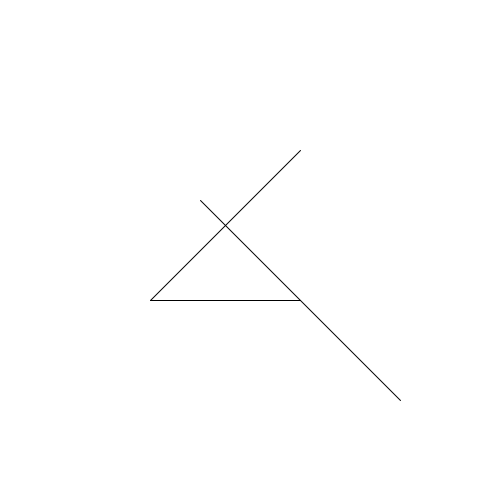
Frame 1 (no input)
Frame 60 (the mouse pressed at the canvas centre just before this capture): identical to frame 1, image omitted
Frame 120 (the mouse held since frame 60 and released just before this capture): identical to frame 1, image omitted

The Processing sketch that drew this single still picture (run headless with seeded random() and noise(); from frame 60 on, the mouse is pressed at the canvas centre):

// Processing sketch: H09opd8
// ── H09opd8.pde

void setup(){
  size(500,500);
}

void draw(){
  background(255,255,255);
  stroke(0,0,0);
  tekenDriehoek(150,300,150,150,200,200);
}
void tekenDriehoek(int x1, int y1, int x2, int y2, int x3, int y3){
    // teken een driehoek m.b.v. de meegegeven data (parameters)
   line(x1,y1,x1+x1,y1);
   line(x2,y2+y2,x2+x2,y2);
   line(x3+x3,y3+y3,x3,y3);
 }
   
